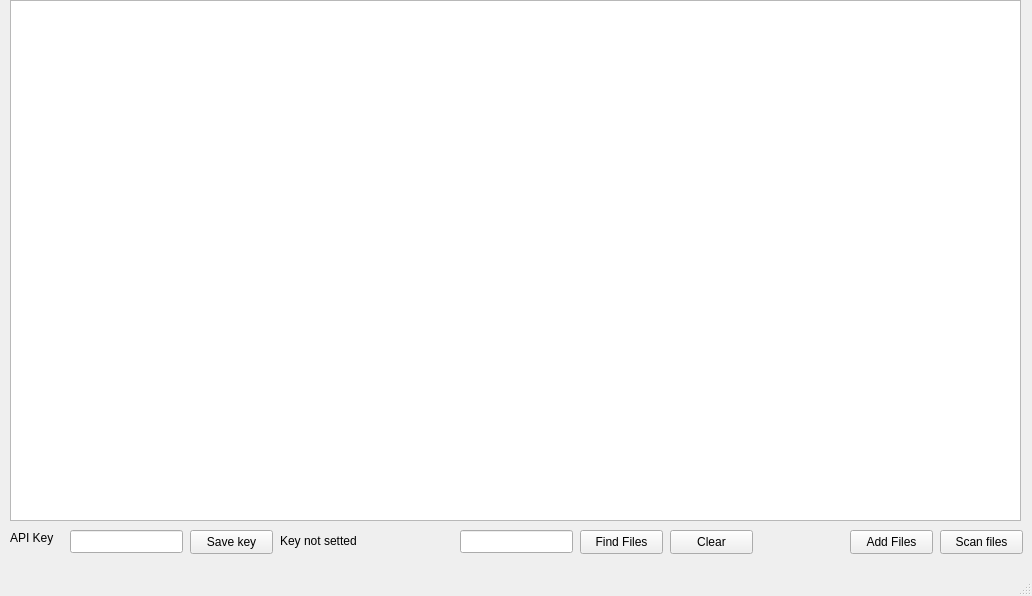
<?xml version="1.0" encoding="UTF-8"?>
<ui version="4.0">
 <class>MainWindow</class>
 <widget class="QMainWindow" name="MainWindow">
  <property name="geometry">
   <rect>
    <x>0</x>
    <y>0</y>
    <width>1032</width>
    <height>596</height>
   </rect>
  </property>
  <property name="windowTitle">
   <string>MainWindow</string>
  </property>
  <widget class="QWidget" name="centralwidget">
   <widget class="QLabel" name="label">
    <property name="geometry">
     <rect>
      <x>10</x>
      <y>530</y>
      <width>62</width>
      <height>16</height>
     </rect>
    </property>
    <property name="text">
     <string>API Key</string>
    </property>
   </widget>
   <widget class="QLineEdit" name="lineEditApiKey">
    <property name="geometry">
     <rect>
      <x>70</x>
      <y>530</y>
      <width>113</width>
      <height>23</height>
     </rect>
    </property>
   </widget>
   <widget class="QPushButton" name="pushButtonSetApiKey">
    <property name="geometry">
     <rect>
      <x>190</x>
      <y>530</y>
      <width>83</width>
      <height>24</height>
     </rect>
    </property>
    <property name="text">
     <string>Save key</string>
    </property>
   </widget>
   <widget class="QLabel" name="labelApiKeyStatus">
    <property name="geometry">
     <rect>
      <x>280</x>
      <y>530</y>
      <width>121</width>
      <height>21</height>
     </rect>
    </property>
    <property name="text">
     <string>Key not setted</string>
    </property>
   </widget>
   <widget class="QPushButton" name="pushButtonAddFiles">
    <property name="geometry">
     <rect>
      <x>850</x>
      <y>530</y>
      <width>83</width>
      <height>24</height>
     </rect>
    </property>
    <property name="text">
     <string>Add Files</string>
    </property>
   </widget>
   <widget class="QPushButton" name="pushButtonScanSelected">
    <property name="geometry">
     <rect>
      <x>940</x>
      <y>530</y>
      <width>83</width>
      <height>24</height>
     </rect>
    </property>
    <property name="text">
     <string>Scan files</string>
    </property>
   </widget>
   <widget class="QPushButton" name="pushButtonSearch">
    <property name="geometry">
     <rect>
      <x>580</x>
      <y>530</y>
      <width>83</width>
      <height>24</height>
     </rect>
    </property>
    <property name="text">
     <string>Find Files</string>
    </property>
   </widget>
   <widget class="QPushButton" name="pushButtonClearSearch">
    <property name="geometry">
     <rect>
      <x>670</x>
      <y>530</y>
      <width>83</width>
      <height>24</height>
     </rect>
    </property>
    <property name="text">
     <string>Clear</string>
    </property>
   </widget>
   <widget class="QLineEdit" name="lineEditSearch">
    <property name="geometry">
     <rect>
      <x>460</x>
      <y>530</y>
      <width>113</width>
      <height>23</height>
     </rect>
    </property>
   </widget>
   <widget class="QTableView" name="tableViewResults">
    <property name="geometry">
     <rect>
      <x>10</x>
      <y>0</y>
      <width>1011</width>
      <height>521</height>
     </rect>
    </property>
   </widget>
  </widget>
  <widget class="QMenuBar" name="menubar">
   <property name="geometry">
    <rect>
     <x>0</x>
     <y>0</y>
     <width>1032</width>
     <height>21</height>
    </rect>
   </property>
  </widget>
  <widget class="QStatusBar" name="statusbar"/>
 </widget>
 <resources/>
 <connections/>
</ui>
